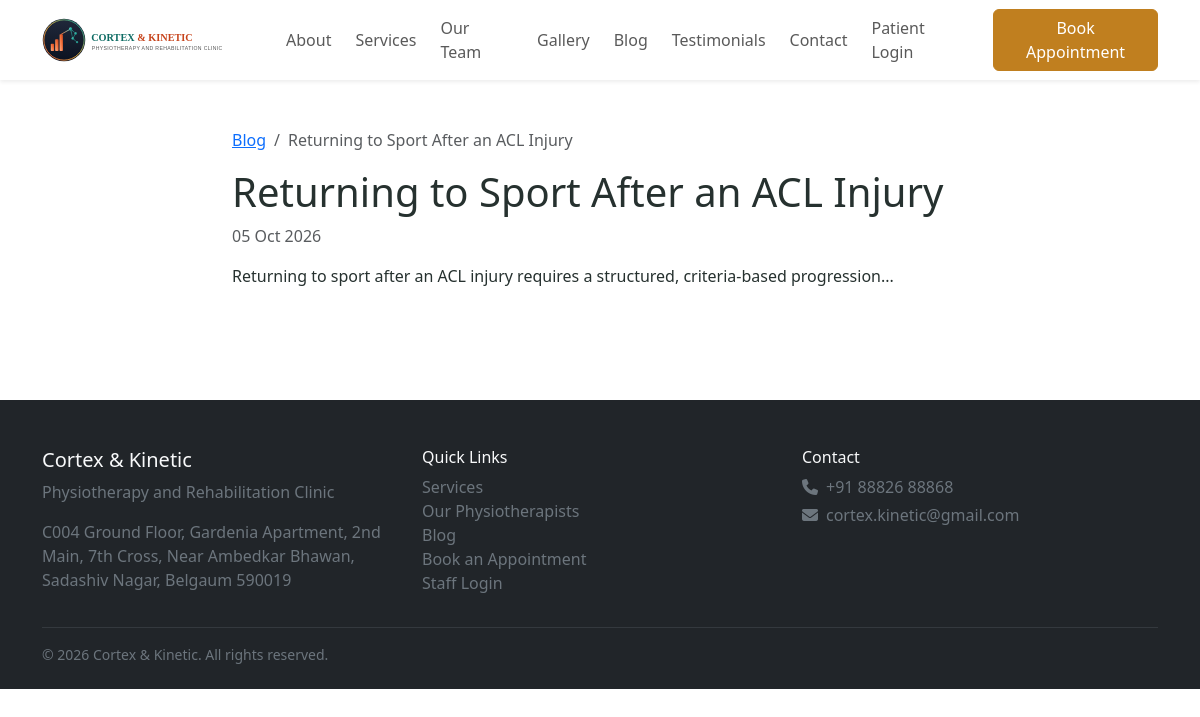
/blog/returning-to-sport-after-acl-injury, run on the app's committed database.
### tables this page shows
CREATE TABLE blogs (
    id INT UNSIGNED NOT NULL AUTO_INCREMENT,
    category_id INT UNSIGNED NULL,
    author_user_id INT UNSIGNED NULL,
    title VARCHAR(255) NOT NULL,
    slug VARCHAR(280) NOT NULL,
    excerpt VARCHAR(500) NULL,
    content LONGTEXT NOT NULL,
    featured_image VARCHAR(255) NULL,
    tags VARCHAR(255) NULL,
    meta_title VARCHAR(255) NULL,
    meta_description VARCHAR(500) NULL,
    status ENUM('draft','published') NOT NULL DEFAULT 'draft',
    published_at DATETIME NULL,
    created_at DATETIME NOT NULL DEFAULT CURRENT_TIMESTAMP,
    updated_at DATETIME NOT NULL DEFAULT CURRENT_TIMESTAMP ON UPDATE CURRENT_TIMESTAMP,
    PRIMARY KEY (id),
    UNIQUE KEY uq_blog_slug (slug),
    KEY idx_blog_status (status, published_at),
    CONSTRAINT fk_blog_category FOREIGN KEY (category_id) REFERENCES blog_categories (id) ON DELETE SET NULL,
    CONSTRAINT fk_blog_author FOREIGN KEY (author_user_id) REFERENCES users (id) ON DELETE SET NULL
);

### app/Controllers/Public/BlogController.php (called while the page is built, shortened)
<?php
final class BlogController extends Controller
{
    public function show(array $params): void
    {
        $post = Blog::findPublishedBySlug($params['slug']);
        $this->view('public.blog.show', [
            'post' => $post,
            'settings' => Setting::allAsMap(),
            'page_title' => $post['meta_title'] ?: $post['title'],
        ], 'layouts.public');
    }
}

### public/index.php (called while the page is built, shortened)
<?php
$router = require dirname(__DIR__) . '/routes/web.php';
$request = new Request();
$router->dispatch($request);

### app/Core/Database.php (called while the page is built, shortened)
<?php
final class Database
{
    private static ?PDO $connection = null;
    private static string $driver = 'mysql';
    public static function connect(array $config): PDO
    {
        self::$driver = $config['driver'] ?? 'mysql';
        try {
            if (self::$driver === 'sqlite') {
                $path = $config['database'] ?? ':memory:';
                $pdo = new PDO('sqlite:' . $path);
                $pdo->exec('PRAGMA foreign_keys = ON');
            } else {
                $dsn = sprintf(
                    'mysql:host=%s;port=%d;dbname=%s;charset=utf8mb4',
                    $config['host'],
                    (int) $config['port'],
                    $config['database']
                );
                $pdo = new PDO($dsn, $config['username'], $config['password'], [
                    PDO::ATTR_ERRMODE => PDO::ERRMODE_EXCEPTION,
                    PDO::ATTR_DEFAULT_FETCH_MODE => PDO::FETCH_ASSOC,
                    PDO::ATTR_EMULATE_PREPARES => false,
                    PDO::MYSQL_ATTR_INIT_COMMAND => "SET NAMES utf8mb4, sql_mode='STRICT_ALL_TABLES,NO_ENGINE_SUBSTITUTION'",
                ]);
            }
            $pdo->setAttribute(PDO::ATTR_ERRMODE, PDO::ERRMODE_EXCEPTION);
            $pdo->setAttribute(PDO::ATTR_DEFAULT_FETCH_MODE, PDO::FETCH_ASSOC);
        } catch (PDOException $e) {
            Logger::error('Database connection failed: ' . $e->getMessage());
            throw new RuntimeException('Database connection failed. Please check server logs.');
        }
        self::$connection = $pdo;
        return $pdo;
    }
    public static function pdo(): PDO
    {
        return self::$connection;
    }
    public static function query(string $sql, array $params = []): PDOStatement
    {
        $stmt = self::pdo()->prepare($sql);
        $stmt->execute($params);
        return $stmt;
    }
    public static function fetchOne(string $sql, array $params = []): ?array
    {
        $row = self::query($sql, $params)->fetch();
        return $row === false ? null : $row;
    }
    public static function now(): string
    {
        return date('Y-m-d H:i:s');
    }
}

### app/Models/Blog.php (called while the page is built, shortened)
<?php
final class Blog extends Model
{
    public static function findPublishedBySlug(string $slug): ?array
    {
        return Database::fetchOne(
            "SELECT * FROM blogs WHERE slug = :slug AND status = 'published' AND published_at <= :now",
            ['slug' => $slug, 'now' => Database::now()]
        );
    }
}

### app/Views/public/blog/show.php (the view, shortened to what this page needs)
<article class="py-5">
  <div class="container" style="max-width:760px;">
    <nav aria-label="breadcrumb"><ol class="breadcrumb"><li class="breadcrumb-item"><a href="/blog">Blog</a></li><li class="breadcrumb-item active"><?= View::e($post['title']) ?></li></ol></nav>
    <h1><?= View::e($post['title']) ?></h1>
    <p class="text-muted"><?= View::dateFormat($post['published_at']) ?></p>
    <div class="blog-content">
      <?= View::raw($post['content']) ?>
    </div>
  </div>
</article>

### app/Core/Router.php (shortened to what this page needs)
<?php
final class Router
{
    private array $routes = [];
    private function add(string $method, string $pattern, mixed $handler, array $middleware): void
    {
        $paramNames = [];
        $regex = preg_replace_callback('#\{([a-zA-Z_][a-zA-Z0-9_]*)\}#', function ($m) use (&$paramNames) {
            $paramNames[] = $m[1];
            return '([^/]+)';
        }, $pattern);
        $regex = '#^' . $regex . '$#';
        $this->routes[] = [
            'method' => $method,
            'pattern' => $pattern,
            'regex' => $regex,
            'params' => $paramNames,
            'handler' => $handler,
            'middleware' => $middleware,
        ];
    }
    public function dispatch(Request $request): void
    {
        $path = $request->path();
        foreach ($this->routes as $route) {
            if (!preg_match($route['regex'], $path, $matches)) {
                continue;
            }
            array_shift($matches);
            $params = array_combine($route['params'], $matches);
            $this->call($route['handler'], $params, $request);
            return;
        }
    }
    private function call(mixed $handler, array $params, Request $request): void
    {
        if (is_array($handler) && count($handler) === 2) {
            [$class, $methodName] = $handler;
            $controller = new $class();
            $this->invokeWithResolvedArgs([$controller, $methodName], $params, $request);
            return;
        }
        throw new \RuntimeException('Invalid route handler.');
    }
    private function invokeWithResolvedArgs(callable $callable, array $params, Request $request): void
    {
        $reflection = is_array($callable)
            ? new \ReflectionMethod($callable[0], $callable[1])
            : new \ReflectionFunction($callable);
        $args = [];
        foreach ($reflection->getParameters() as $parameter) {
            $type = $parameter->getType();
            $typeName = $type instanceof \ReflectionNamedType ? $type->getName() : null;
            if ($typeName === Request::class) {
                $args[] = $request;
            } elseif ($typeName === 'array') {
                $args[] = $params;
            } elseif ($parameter->isDefaultValueAvailable()) {
                $args[] = $parameter->getDefaultValue();
            } else {
                $args[] = null;
            }
        }
        $callable(...$args);
    }
}

### public/assets/css/site.css (style rules this page uses)
:root { --pw-primary: #c07f1f; --pw-primary-dark: #8a5a12; --pw-dark: #2b2b2b; --pw-accent: #e8a33d; --pw-bg-soft: #f7f5f1; }
body { font-family: 'Segoe UI', Roboto, Arial, sans-serif; color: #26312f; }

### data on the page
blogs: title "Returning to Sport After an ACL Injury", published_at "05 Oct 2026", content "Returning to sport after an ACL injury requires a structured, criteria-based progression..."
